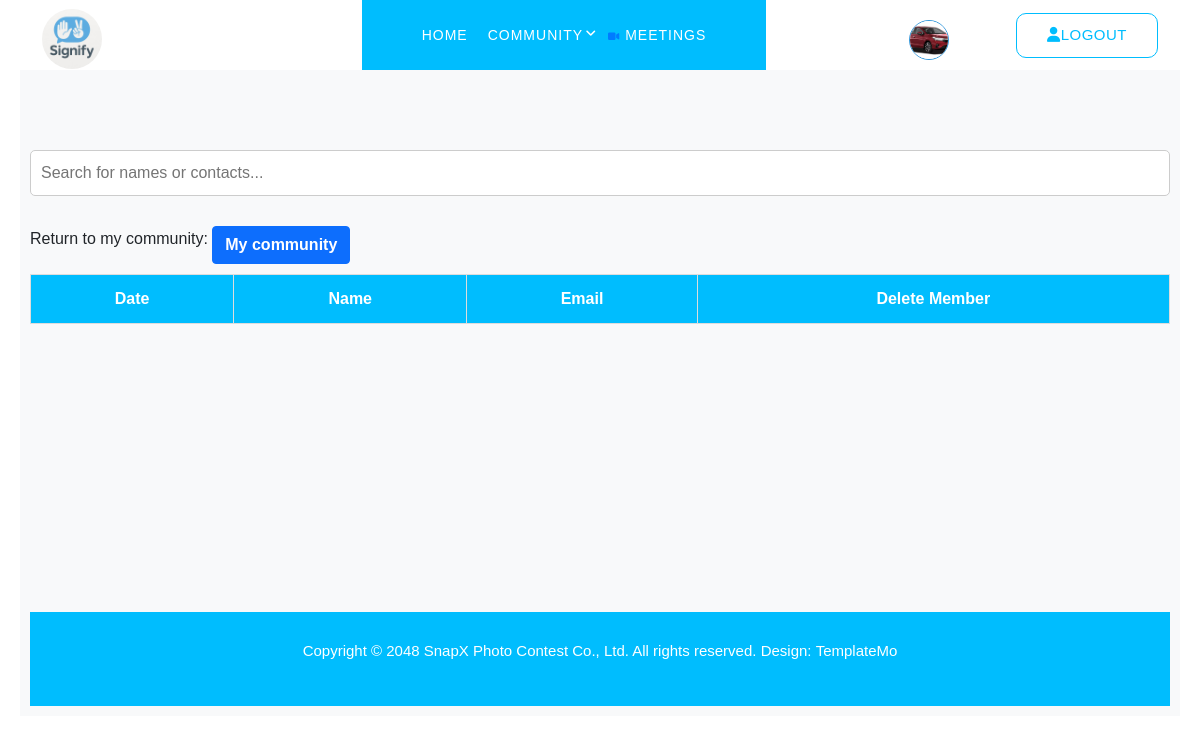
Page /view_member/12/ (signed in) on the earlier database version.
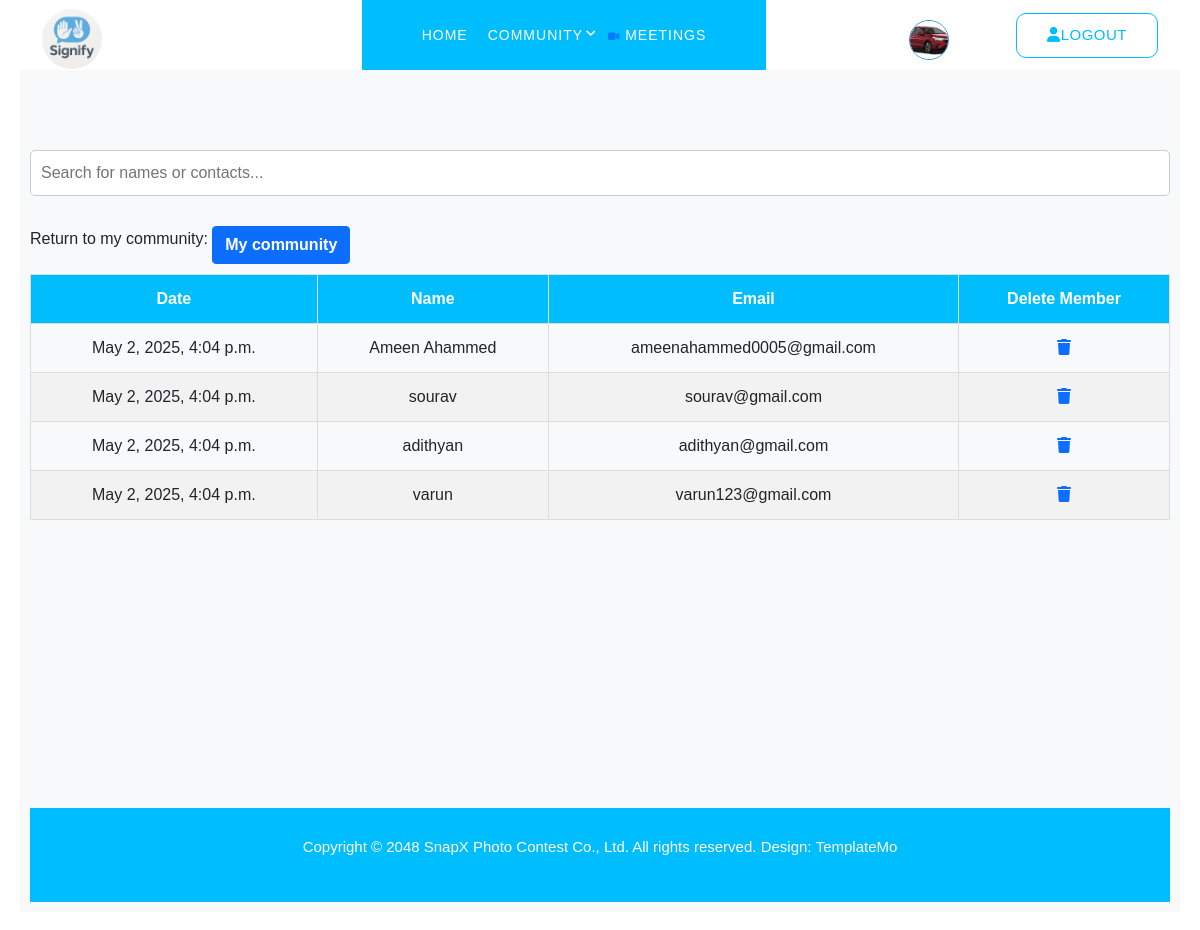
Same page on the later database version.
### signapp/models.py (models this page shows)
class user_reg(models.Model):
  Name=models.CharField(max_length=100)
  Gender=models.CharField(max_length=50)
  Contact=models.CharField(max_length=15)
  userid=models.OneToOneField(user_log,on_delete=models.CASCADE, related_name='member_userid')
  img=models.FileField(upload_to='uploads/',default=True)
  meet=models.CharField(max_length=100,default='')
  meeting_time = models.DateTimeField(null=True, blank=True)      # When meeting was scheduled
  receiver_id = models.ForeignKey(user_log, on_delete=models.CASCADE, null=True, blank=True, related_name='meeting_receiver')

class community_member(models.Model):
  community_id=models.ForeignKey(community_tab,on_delete=models.CASCADE)
  admin_id=models.ForeignKey(user_log,on_delete=models.CASCADE,related_name='admin_id')
  member_id=models.ForeignKey(user_log,on_delete=models.CASCADE,related_name='member_id')
  date = models.DateTimeField(auto_now_add=True)
  user_status=models.IntegerField(default=0)

class user_log(models.Model):
  Email=models.EmailField(unique=True)
  Password=models.CharField(max_length=100)
  usertype=models.IntegerField(default=0)
  last_login = models.DateTimeField(default=now)
  is_active = models.BooleanField(default=True)

### signapp/views.py (the view)
# urls.py: path('view_member/<int:community_id>/',views.view_member,name="view_member"),
def view_member(request, community_id):
    if not request.session.get('user_id'):
        return redirect('login')#------------
    user=request.session.get('user_id')
    comm = community_member.objects.filter(community_id=community_id).select_related('member_id__member_userid')
    print(comm)
    members = user_reg.objects.filter(userid__in=comm.values_list('member_id', flat=True))
    register=get_object_or_404(user_reg,userid=user)
    admin_id = comm.first().admin_id if comm.exists() else None
    admin = user_reg.objects.filter(userid=admin_id).first()
    return render(request, 'view_members.html', {'comm': comm, 'members': members, 'admin': admin,'register':register})

### signapp/templates/view_members.html (shortened to what this page needs)
{% load static %}
<!DOCTYPE html>
<html lang="en">
<head>
  <link href="{% static 'user/vendor/bootstrap/css/bootstrap.min.css' %}" rel="stylesheet">
  <link rel="stylesheet" href="{% static 'user/assets/css/fontawesome.css' %}">
  <link rel="stylesheet" href="{% static 'user/assets/css/templatemo-snapx-photography.css' %}">
  <link rel="stylesheet" href="{% static 'user/assets/css/owl.css' %}">
  <link rel="stylesheet" href="{% static 'user/assets/css/animate.css' %}">
  <link rel="stylesheet" href="https://unpkg.com/swiper@7/swiper-bundle.min.css" />
</head>
<body>
  <header class="header-area header-sticky">
    <div class="container">
      <div class="row">
        <div class="col-12">
          <nav class="main-nav">
            <a href="#" class="logo">
              <img src="{% static 'user/assets/images/Signifylogo.jpg' %}" alt="Logo" class="logo-img">
            </a>
            <ul class="nav">
              <li><a href="{% url 'user_in' %}" class="active">Home</a></li>
              <li class="has-sub">
                <a href="{% url 'user_in' %}">Community</a>
              </li>
              <li>
                <a href="{% url 'meetings' %}">
                  <i class="fa-solid fa-video" style="color: #007BFF; font-size: 10px;"></i> Meetings
                </a>
              </li>
            </ul>
            <ul style="margin: auto;">
              <li>
                <a href="{% url 'EditUser' %}">
                  <img src="{{ user.img.url }}{{ register.img.url}}/" alt="Profile" class="rounded-circle"
                    style="width: 40px; height: 40px; border-radius: 50%; object-fit: cover;border: 1.5px solid blue;border-color: #3498db;">
                </a>
              </li>
            </ul>
            <div class="border-button">
              <a id="modal_trigger" href="{% url 'logout' %}" class="sign-in-up"><i class="fa fa-user"></i>LOGOUT</a>
            </div>
          </nav>
        </div>
      </div>
    </div>
  </header>
<link rel="stylesheet" href="https://cdnjs.cloudflare.com/ajax/libs/font-awesome/6.4.0/css/all.min.css">
<link href="{% static 'user/vendor/bootstrap/css/bootstrap.min.css' %}" rel="stylesheet">
<br><br><br><br><br>
<body>
  <div class="search-container">
    <input type="text" id="searchBar" onkeyup="searchTable()" placeholder="Search for names or contacts...">
  </div>
  <div>
    Return to my community:
    <a id="id" href="{% url 'view_community' %}" class="btn btn-primary">My community</a>
  </div>
  <div class="table-responsive">
    <table>
      <thead>
        <tr>
          <th>Date</th>
          <th>Name</th>
          <th>Email</th>
          <th>Delete Member</th>
        </tr>
      </thead>
      <tbody>
        {% for member in comm %}
        <tr>
          <td data-label="Date">{{ member.date }}</td>
          <td data-label="Name">
            {% for reg in members %}
            {% if reg.userid.id == member.member_id.id %}
            {{ reg.Name }}
            {% endif %}
            {% endfor %}
          </td>
          <td data-label="Email">{{ member.member_id.Email }}</td>
          <td data-label="Delete">
            <a href="{% url 'delete_member' member.community_id.id member.id %}"
              onclick="return confirm('Are you sure you want to delete this member?');">
              <i class="fa-solid fa-trash"></i>
            </a>
          </td>
        </tr>
        {% endfor %}
      </tbody>
    </table>
  </div>
</body>
<br><br><br><br><br><br><br>
<footer>
  <div class="container">
    <div class="row">
      <div class="col-lg-12">
        <p>Copyright © 2048 <a href="#">SnapX</a> Photo Contest Co., Ltd. All rights reserved.
          Design: <a title="CSS Templates" rel="sponsored" href="#"
            target="_blank">TemplateMo</a></p>
      </div>
    </div>
  </div>
</footer>
</body>
</html>

### signapp/static/user/assets/css/templatemo-snapx-photography.css (style rules this page uses)
html, body, div, span, applet, object, iframe, h1, h2, h3, h4, h5, h6, p, blockquote, div pre, a, abbr, acronym, address, big, cite, code, del, dfn, em, font, img, ins, kbd, q, s, samp, small, strike, strong, sub, sup, tt, var, b, u, i, center, dl, dt, dd, ol, ul, li, figure, header, nav, section, article, aside, footer, figcaption { margin: 0; padding: 0; border: 0; outline: 0; }
ul, li { padding: 0; margin: 0; list-style: none; }
header, nav, section, article, aside, footer, hgroup { display: block; }
* { box-sizing: border-box; }
html, body { font-family: 'Roboto', sans-serif; font-weight: 400; background-color: #fff; font-size: 16px; -ms-text-size-adjust: 100%; -webkit-font-smoothing: antialiased; -moz-osx-font-smoothing: grayscale; }
a { text-decoration: none !important; }
ul { margin-bottom: 0px; }
p { font-size: 15px; line-height: 28px; color: #7a7a7a; }
img { width: 100%; overflow: hidden; }
html, body { background: #fff; font-family: 'Roboto', sans-serif; }
.border-button a { font-size: 15px; color: #00bdfe; background-color: transparent; border: 1px solid #00bdfe; padding: 10px 30px; display: inline-block; border-radius: 10px; font-weight: 500; text-transform: capitalize; letter-spacing: 0.5px; transition: all .3s; }
.header-area { background-color: #fff; position: absolute; height: 70px; top: 0; left: 0; right: 0; z-index: 100; -webkit-transition: all .5s ease 0s; -moz-transition: all .5s ease 0s; -o-transition: all .5s ease 0s; transition: all .5s ease 0s; }
.header-area .main-nav { min-height: 80px; background: transparent; display: flex }
.header-area .main-nav .logo { margin-top: 9px; flex-basis: 20%; -webkit-transition: all 0.3s ease 0s; -moz-transition: all 0.3s ease 0s; -o-transition: all 0.3s ease 0s; transition: all 0.3s ease 0s; }
.header-area .main-nav .logo img { max-width: 142px; }
.header-area .main-nav .nav { flex-basis: 60%; height: 70px; margin-top: 0px; margin-right: 0px; -webkit-transition: all 0.3s ease 0s; -moz-transition: all 0.3s ease 0s; -o-transition: all 0.3s ease 0s; transition: all 0.3s ease 0s; position: relative; z-index: 999; }
.nav { justify-content: center; }
.header-area .main-nav .nav li:first-child { padding-left: 60px; }
.header-area .main-nav .nav li:last-child { padding-right: 60px; }
.header-area .main-nav .nav li { padding-left: 30px; padding-right: 30px; background-color: #00bdfe; }
.header-area .main-nav .nav li a { display: block; font-weight: 400; font-size: 14px; text-transform: uppercase; color: #fff; -webkit-transition: all 0.3s ease 0s; -moz-transition: all 0.3s ease 0s; -o-transition: all 0.3s ease 0s; transition: all 0.3s ease 0s; height: 70px; line-height: 70px; border: transparent; letter-spacing: 1px; }
.header-area .main-nav .border-button { flex-basis: 20%; margin-top: 13px; text-align: right; }
.header-area .main-nav .nav li:hover a, .header-area .main-nav .nav li a.active { color: #fff; }
.header-area .main-nav .nav li.has-sub { position: relative; padding-right: 15px; }
.header-area .main-nav .nav li.has-sub:after { font-family: FontAwesome; content: "\f107"; font-size: 12px; color: #fff; position: absolute; right: 2px; top: 25px; }
.header-area.header-sticky { min-height: 70px; }
.header-area.header-sticky .nav li a.active { color: #fff; }
@media (max-width: 1200px) { .header-area .main-nav .nav li { padding-left: 10px; padding-right: 10px; } }
@media (max-width: 1200px) { .header-area .main-nav:before { display: none; } }
.btn { padding: 10px 20px; background: #00bdfe; color: #fff; transition: all .3s; }
a.btn { color: #fff; text-align: center; text-decoration: none; }
footer { background-color: #00bdfe; text-align: center; padding: 25px 0px; margin-top: 120px; }
footer p { color: #fff; font-weight: 300; }
footer p a { color: #fff; font-weight: 500; }
body { overflow-x: hidden; }

Differences in the rows shown:
added community_member: date "May 2, 2025, 4:04 p.m.", member_id.Email "ameenahammed0005@gmail.com", user_reg (Name "Ameen Ahammed")
added community_member: date "May 2, 2025, 4:04 p.m.", member_id.Email "sourav@gmail.com"
now on this page (row edited): user_reg: Name "sourav", shown under "May 2, 2025, 4:04 p.m."
added community_member: date "May 2, 2025, 4:04 p.m.", member_id.Email "adithyan@gmail.com"
now on this page (row edited): user_reg: Name "adithyan", shown under "May 2, 2025, 4:04 p.m."
added community_member: date "May 2, 2025, 4:04 p.m.", member_id.Email "varun123@gmail.com"
now on this page (row edited): user_reg: Name "varun", shown under "May 2, 2025, 4:04 p.m."
